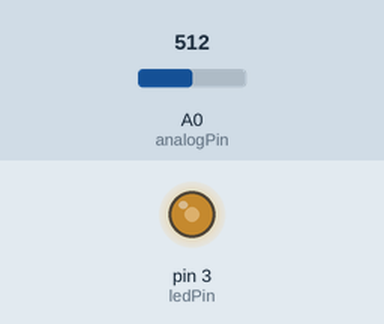
This sketch was run on a simulated Arduino Uno, built with avr-gcc and run on an emulated ATmega328P. Shown: output pins drawn as LEDs (lit = HIGH). The inputs (shaded band) are chosen by the test bench; at power-on: A0 (analogPin) = 512.

Above: at 1.2 s.
1.3 s: A0 (analogPin) set to 716
At 2.2 s:
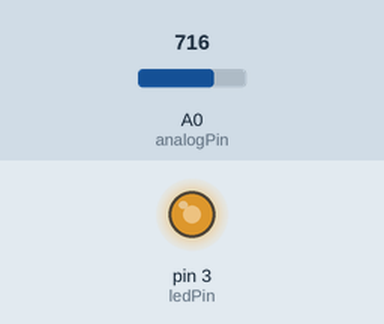
2.8 s: A0 (analogPin) set to 900
At 3.6 s:
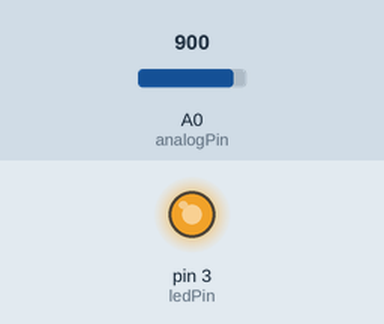
4.3 s: A0 (analogPin) set to 122
At 5.5 s:
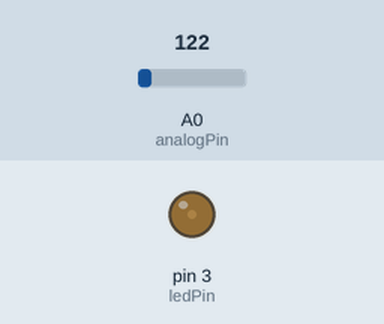
5.8 s: A0 (analogPin) set to 0
At 7.0 s:
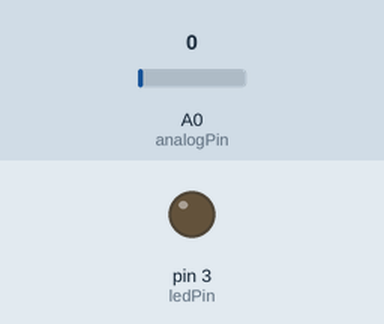
7.3 s: A0 (analogPin) set to 511
At 8.1 s:
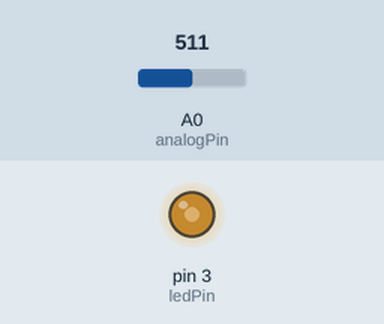
Timing chart, 0 to 9.8 s (numbered marks = the images above; inputs shaded):
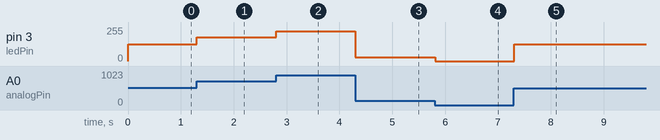

The sketch:

9b_AnalogInOut.ino
```cpp
/* Set the brightness of ledPin to a brightness specified by the
  value of the analog input */

const int ledPin = 3;      // LED connected to digital pin 9
const int analogPin = A0;  // potentiometer connected to analog pin 0

int val = 0;               // variable to store the read value
int ledVal;                // variable to store the output value


void setup() {
  // Noting here as: Analog pins are automatically set as inputs &
  // it is not needed to set the pin as an output before calling analogWrite()
}
void loop() {
  // read the value from the sensor
  val = analogRead(analogPin);
  // turn the ledpin on at the brightness set by the sensor
  //Mapping the Values between 0 to 255 because we can give output
  //from 0 -255 using the analogwrite funtion
  ledVal = map(val, 0, 1023, 0, 255);
  analogWrite(ledPin, ledVal);
  delay(10);
}
```

Measured:
- after the input at 1.3 s, pin 3 (ledPin): 127/255 → 178/255 at once
- after the input at 2.8 s, pin 3 (ledPin): 178/255 → 224/255 at once
- after the input at 4.3 s, pin 3 (ledPin): 224/255 → 30/255 at once
- after the input at 5.8 s, pin 3 (ledPin): 30/255 → 0/255 at once
- after the input at 7.3 s, pin 3 (ledPin): 0/255 → 127/255 at once
